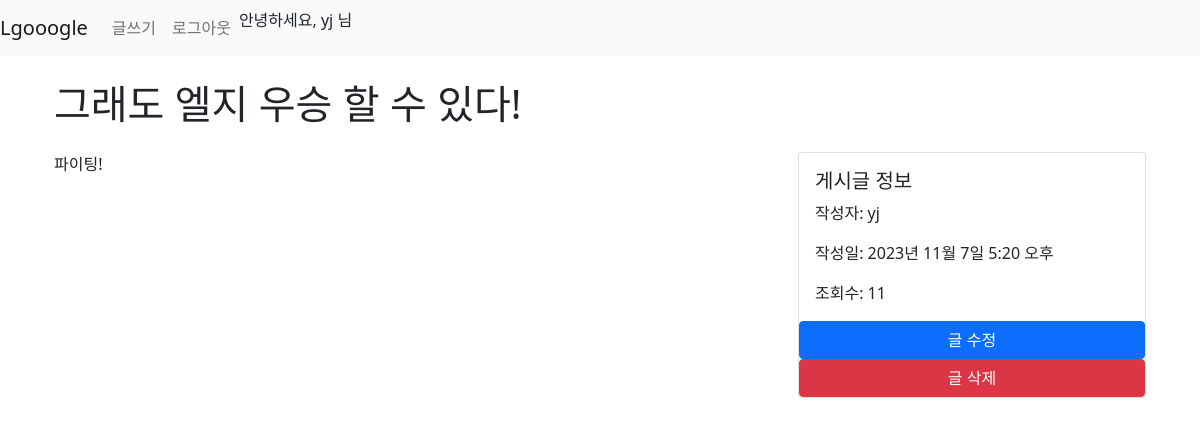
/post/14/ (signed in), run on the app's committed database.
### blog/models.py (models this page shows, shortened)
class Post(models.Model):
    title = models.CharField(max_length=200)
    content = models.TextField()
    author = models.ForeignKey(User, on_delete=models.CASCADE)
    created_at = models.DateTimeField(auto_now_add=True)
    views = models.PositiveIntegerField(default=0)

### blog/views.py (the view)
# urls.py: path('post/<int:pk>/', PostDetailView.as_view(), name='post-detail'),
class PostDetailView(DetailView):
    model = Post
    template_name = 'blog/post-detail.html'
    context_object_name = 'post'
    def get_object(self, queryset=None):
        obj = super().get_object(queryset)
        obj.views += 1
        obj.save()
        return obj

### blog/templates/blog/post-detail.html
{% extends "./base.html" %}
{% block content %}
  <div class="container">
    <h1 class="my-4">{{ post.title }}</h1>
    <div class="row">
      <div class="col-md-8">
        <p>{{ post.content }}</p>
      </div>
      <div class="col-md-4">
        <div class="card">
          <div class="card-body">
            <h5 class="card-title">게시글 정보</h5>
            <p class="card-text">작성자: {{ post.author }}</p>
            <p class="card-text">작성일: {{ post.created_at }}</p>
            <p class="card-text">조회수: {{ post.views }}</p>
          </div>
          <a href="{% url 'post-update' post.id %}" class="btn btn-primary">글 수정</a>
          <a href="{% url 'post-delete' post.id %}" class="btn btn-danger">글 삭제</a>
        </div>
      </div>
    </div>
  </div>
{% endblock %}

### blog/templates/blog/base.html (shortened to what this page needs)
<!DOCTYPE html>
<html lang="en">
<head>
    <link href="https://cdn.jsdelivr.net/npm/bootstrap@5.0.0-alpha2/dist/css/bootstrap.min.css" rel="stylesheet">
</head>
<body>
    <nav class="navbar navbar-expand-lg navbar-light bg-light">
        <a class="navbar-brand" href="{% url 'post-list' %}">Lgooogle</a>
        <div class="collapse navbar-collapse" id="navbarNav">
            <ul class="navbar-nav">
                {% if user.is_authenticated %}
                <li class="nav-item">
                    <a class="nav-link" href="{% url 'post-create' %}">글쓰기</a>
                </li>
                <li class="nav-item">
                    <a class="nav-link" href="{% url 'logout' %}">로그아웃</a>
                </li>
                {% endif %}
            </ul>
            {% if user.is_authenticated %}
            <p class="ml-auto">안녕하세요, {{ user.username }} 님</p>
            {% endif %}
        </div>
    </nav>
    <div class="container mt-3">
        {% block content %}
        {% endblock %}
    </div>
</body>
</html>

### data on the page
Post: title "그래도 엘지 우승 할 수 있다!", content "파이팅!", author "yj", created_at "2023년 11월 7일 5:20 오후", views "11"

### other printed values
{{ user.username }} "yj"
